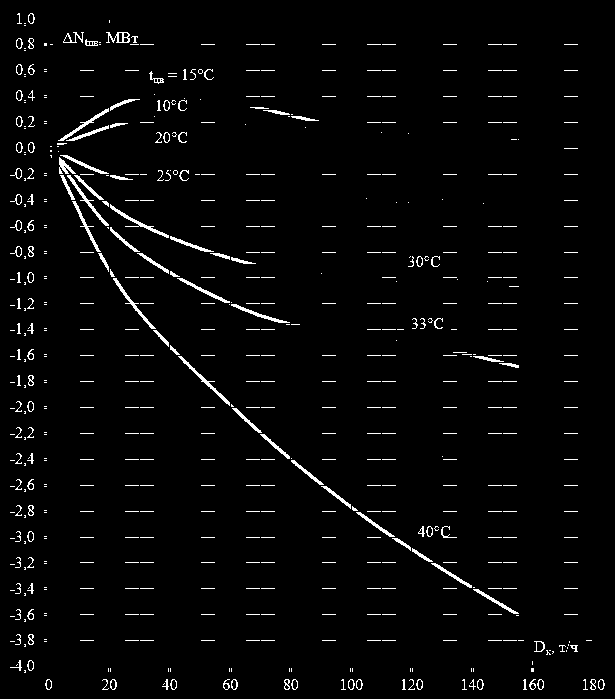
#> input picture debug/1_grid_removed.png, 615 x 699 px
$ python -i grid_remover.py   (imports and definitions only)
#> lines starting #> are read from the running program, lines starting #| are printed output that depends on the picture; after the words box and inside, x2 and y2 are one past the last pixel; in counts of white or black regions, pixels touching at a corner belong together
#> further down, picture is the input picture: shape (699, 615, 3); 2.8% white in thin lines or dots
"""
Удаление сетки через FFT для лучшего поиска кривых.
"""

import cv2
import numpy as np


class GridRemover:
    def __init__(self, image_bgr):
        self.gray = cv2.cvtColor(image_bgr, cv2.COLOR_BGR2GRAY)
#> self.gray: shape (699, 615); 2.8% white in thin lines or dots
        self._cache = None

    def remove_grid_fft(self):
        """Удаляет периодическую сетку через FFT."""
        if self._cache is not None:
            return self._cache

        f = np.fft.fft2(self.gray.astype(np.float32))
        fshift = np.fft.fftshift(f)
        rows, cols = self.gray.shape
#> rows = 699; cols = 615
        crow, ccol = rows // 2, cols // 2
#> crow = 349; ccol = 307

        mask = np.ones((rows, cols), np.float32)
        # Гасим центральные частоты (горизонтальные и вертикальные линии сетки)
        mask[crow - 3:crow + 3, :] = 0.08
        mask[:, ccol - 3:ccol + 3] = 0.08
        cv2.circle(mask, (ccol, crow), 6, 0.08, -1)
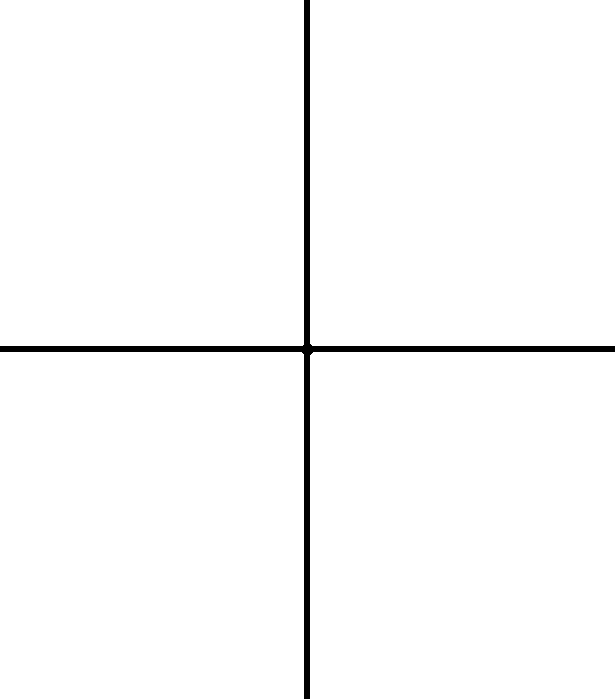
#> mask: shape (699, 615) float32; values 0.08 (black) and 1 (white), 98.2% white; 1 black region, box (x1, y1, x2, y2) and area: (0, 0, 615, 699) 7861

        fshift *= mask
        img_back = np.abs(np.fft.ifft2(np.fft.ifftshift(fshift)))
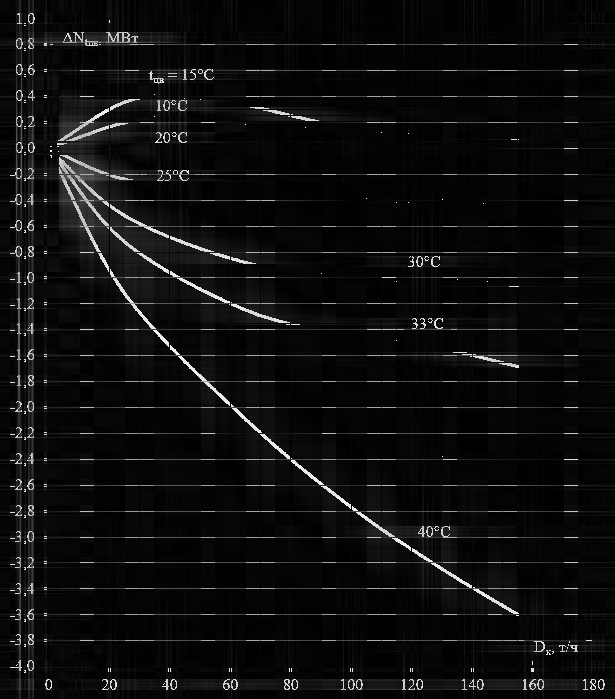
#> img_back: shape (699, 615) float64; min 0.00391, max 262.4, mean 14.9; drawn with min black and max white
        img_back = ((img_back - img_back.min()) / (img_back.max() - img_back.min()) * 255).astype(np.uint8)

        # Усиление контраста тёмных линий
        img_back = img_back.astype(np.float32)
        img_back[img_back < 90] *= 0.6

        result = cv2.cvtColor(np.clip(img_back, 0, 255).astype(np.uint8), cv2.COLOR_GRAY2BGR)
        self._cache = result
        return result

>>> import cv2
>>> picture = cv2.imread('../debug/1_grid_removed.png')
>>> result = GridRemover(picture).remove_grid_fft()

$ run again, on debug/1_thick_lines_only.png
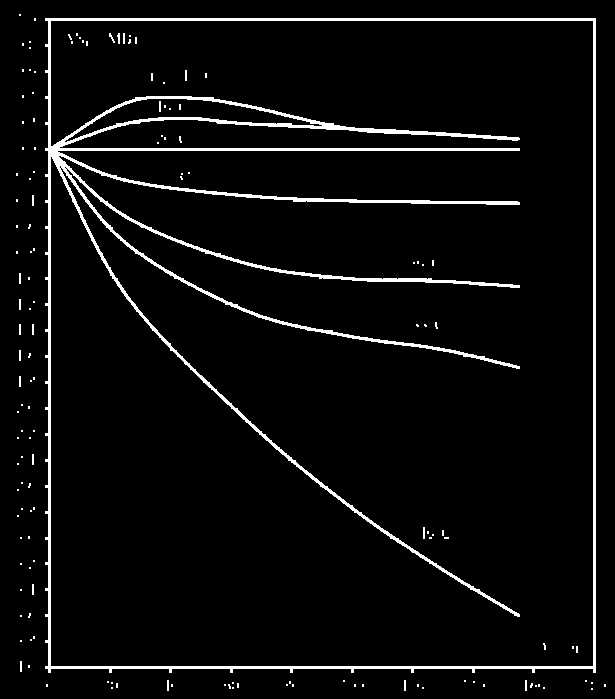
#> input picture debug/1_thick_lines_only.png, 615 x 699 px
#> picture is the input picture: shape (699, 615, 3); 4.7% white; 144 white regions (124 under 20 px), largest, box (x1, y1, x2, y2) and area: (45, 18, 596, 673) 18819, (117, 33, 120, 44) 24, (423, 527, 425, 539) 24
#> mask: shape (699, 615) float32; values 0.08 (black) and 1 (white), 98.2% white; 1 black region, box (x1, y1, x2, y2) and area: (0, 0, 615, 699) 7861
#> in remove_grid_fft, `img_back = np.abs(np.fft.ifft2(np.fft.ifftshift(fshift)))`:
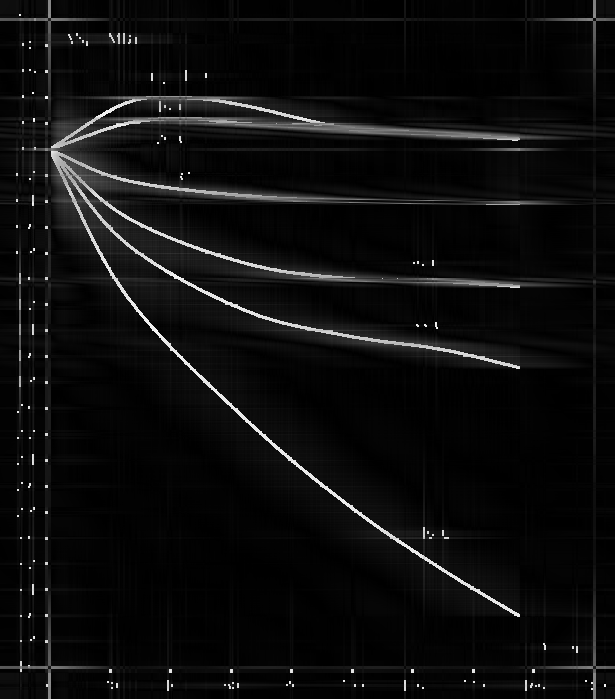
#> img_back: shape (699, 615) float64; min 0.00318, max 262, mean 13.7; drawn with min black and max white

$ run again, on debug/2_5_grid_removed.png
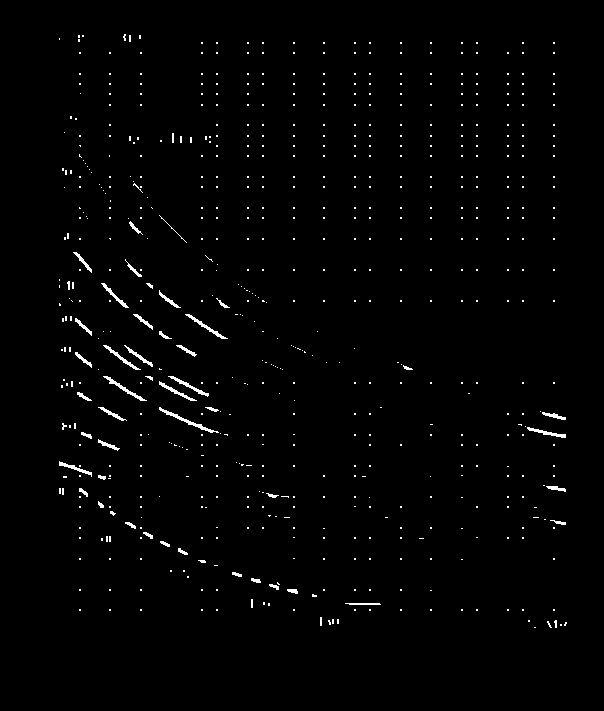
#> input picture debug/2_5_grid_removed.png, 604 x 711 px
#> picture is the input picture: shape (711, 604, 3); 1.3% white in thin lines or dots, all inside (x1, y1, x2, y2) = (59, 34, 567, 628)
#> in remove_grid_fft, `cv2.circle(mask, (ccol, crow), 6, 0.08, -1)`:
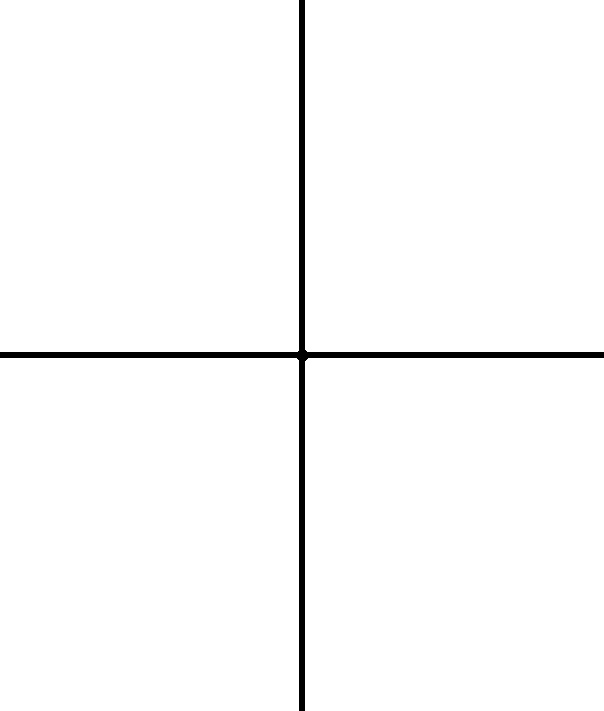
#> mask: shape (711, 604) float32; values 0.08 (black) and 1 (white), 98.2% white; 1 black region, box (x1, y1, x2, y2) and area: (0, 0, 604, 711) 7867
#> in remove_grid_fft, `img_back = np.abs(np.fft.ifft2(np.fft.ifftshift(fshift)))`:
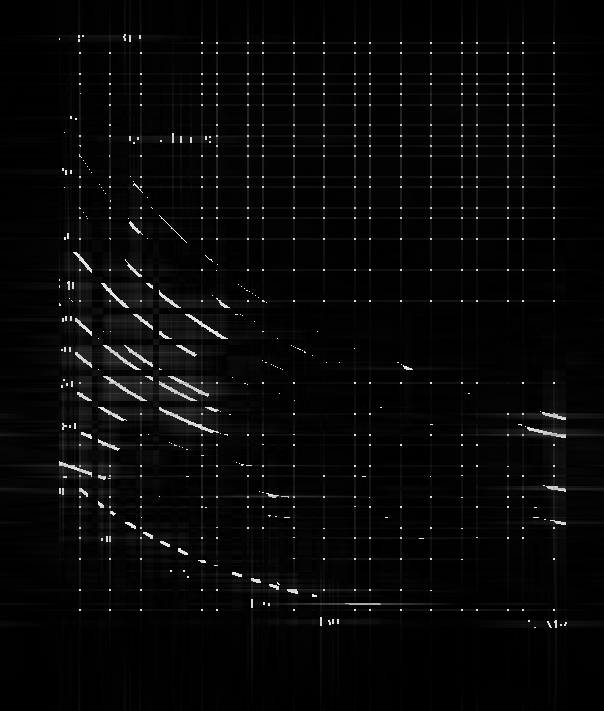
#> img_back: shape (711, 604) float64; min 0.00271, max 263.2, mean 8.3; drawn with min black and max white
